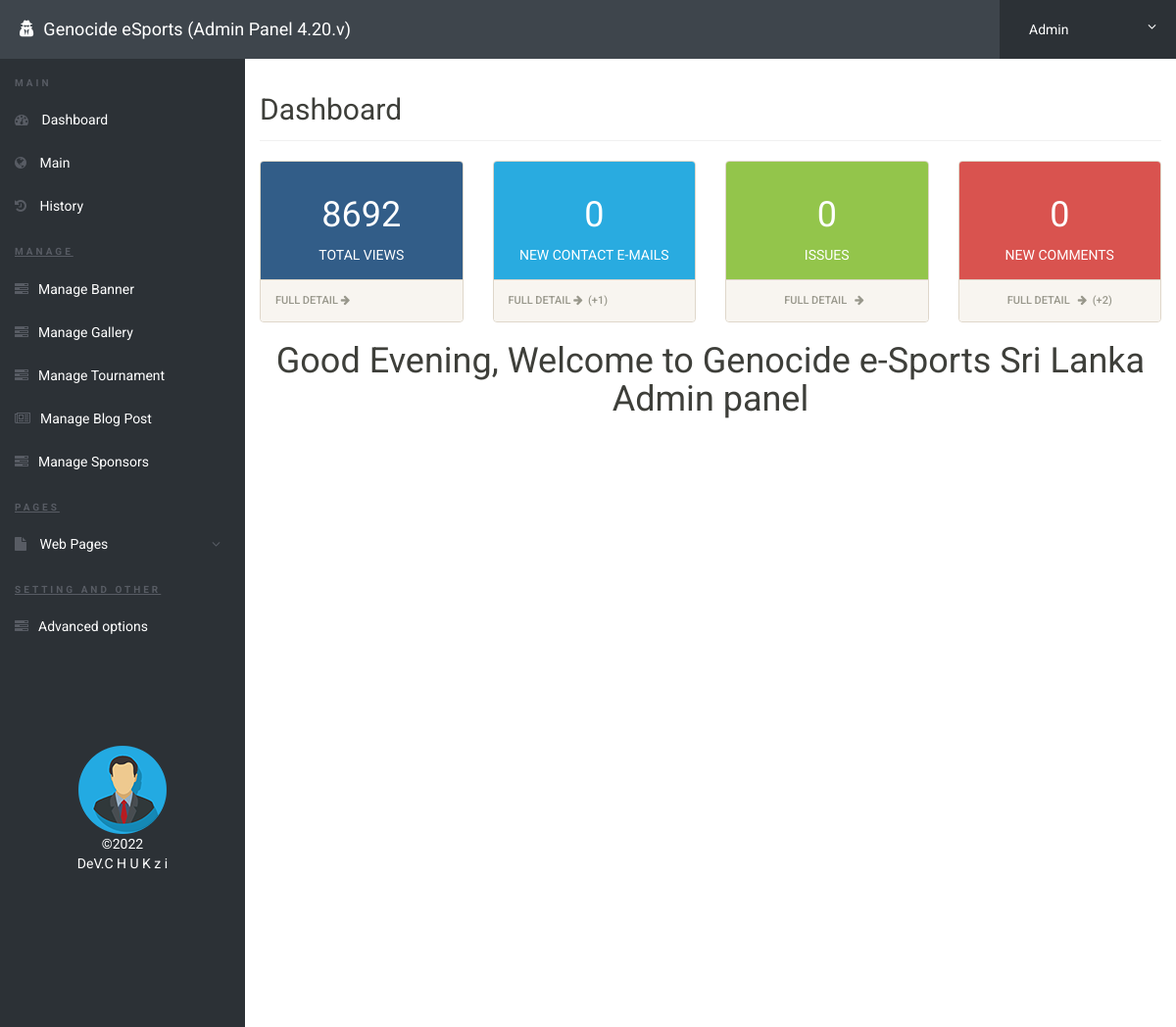
/gncadmin/dashboard.php (signed in), run on the app's committed database.
### tables this page shows
CREATE TABLE `pages` (
  `id` int(11) NOT NULL,
  `total_views` int(50) UNSIGNED DEFAULT NULL,
  `page_name` varchar(60) NOT NULL
);

CREATE TABLE `notification` (
  `id` int(11) NOT NULL,
  `is_active` int(11) NOT NULL,
  `emails` int(11) NOT NULL,
  `feedback` int(11) NOT NULL,
  `comments` int(11) NOT NULL,
  `time` timestamp NOT NULL DEFAULT current_timestamp()
);

CREATE TABLE `main` (
  `id` int(11) NOT NULL,
  `domain` varchar(50) NOT NULL,
  `icon` longtext NOT NULL,
  `logo` longtext NOT NULL,
  `logo_f` longtext NOT NULL,
  `looder` longtext NOT NULL,
  `title` varchar(50) NOT NULL,
  `script` longtext NOT NULL,
  `script_f` longtext NOT NULL,
  `email` varchar(100) NOT NULL,
  `email_2` varchar(100) NOT NULL,
  `send_me` varchar(1000) NOT NULL,
  `number1` varchar(50) NOT NULL,
  `number2` varchar(50) NOT NULL,
  `instagram` varchar(1000) NOT NULL,
  `fb_page` varchar(200) NOT NULL,
  `yt_channel` varchar(200) NOT NULL,
  `twitter` varchar(200) NOT NULL,
  `contact_info` varchar(5000) NOT NULL,
  `address` varchar(200) NOT NULL,
  `about_us` varchar(5000) NOT NULL,
  `apple_app` varchar(200) NOT NULL,
  `android_app` varchar(200) NOT NULL,
  `copywright` varchar(75) NOT NULL,
  `date` timestamp NULL DEFAULT current_timestamp()
);

### gncadmin/dashboard.php (the view, shortened to what this page needs)
<?php
include('includes/config.php');
if(strlen($_SESSION['alogin'])==0)
	{
header('location:index.php');
}
else{
	?>
<!doctype html>
<html lang="en" class="no-js">
<head>
	<link rel="stylesheet" href="css/font-awesome.min.css">
	<link rel="stylesheet" href="css/bootstrap.min.css">
	<link rel="stylesheet" href="css/dataTables.bootstrap.min.css">
	<link rel="stylesheet" href="css/bootstrap-social.css">
	<link rel="stylesheet" href="css/bootstrap-select.css">
	<link rel="stylesheet" href="css/fileinput.min.css">
	<link rel="stylesheet" href="css/awesome-bootstrap-checkbox.css">
	<link rel="stylesheet" href="css/style.css">
</head>
<body>
<?php include('includes/header.php');?>
	<div class="ts-main-content">
<?php include('includes/leftbar.php');?>
		<div class="content-wrapper">
			<div class="container-fluid">
				<div class="row">
					<div class="col-md-12">
						<h2 class="page-title">Dashboard</h2>
						<div class="row">
							<div class="col-md-12">
								<div class="row">
									<div class="col-md-3">
										<div class="panel panel-default">
											<div class="panel-body bk-primary text-light">
												<div class="stat-panel text-center">
<?php
$sql ="SELECT * from pages where id = 1";
$query = $dbh -> prepare($sql);
$query->execute();
$resultboxes=$query->fetch(PDO::FETCH_OBJ);
?>
													<div class="stat-panel-number h1 "><?php echo htmlentities($resultboxes->total_views);?></div>
													<div class="stat-panel-title text-uppercase">Total Views</div>
												</div>
											</div>
											<a href="views.php" class="block-anchor panel-footer">Full Detail <i class="fa fa-arrow-right"></i></a>
										</div>
									</div>
									<div class="col-md-3">
										<div class="panel panel-default">
											<div class="panel-body bk-info text-light">
												<div class="stat-panel text-center">
<?php
		$sql = "SELECT * from notification where id = '1'";
		$query = $dbh -> prepare($sql);
		$query->execute();
		$result2=$query->fetch(PDO::FETCH_OBJ);
?>
<?php
$sql ="SELECT id from contact where is_delete = '0'";
$query = $dbh -> prepare($sql);
$query->execute();
$emg=$query->rowCount();
?>
													<div class="stat-panel-number h1 "><?php echo htmlentities($result2->emails);?></div>
													<div class="stat-panel-title text-uppercase">New contact e-mails</div>
												</div>
											</div>
											<a href="emails.php" class="block-anchor panel-footer"> Full Detail <i class="fa fa-arrow-right"></i>&nbsp;&nbsp;(+<?php echo htmlentities($emg);?>)</a>
										</div>
									</div>
									<div class="col-md-3">
										<div class="panel panel-default">
											<div class="panel-body bk-success text-light">
												<div class="stat-panel text-center">
													<div class="stat-panel-number h1 ">0</div>
													<div class="stat-panel-title text-uppercase">issues</div>
												</div>
											</div>
											<a href="clint-feedback.php" class="block-anchor panel-footer text-center">Full Detail &nbsp; <i class="fa fa-arrow-right"></i>&nbsp;&nbsp;</a>
										</div>
									</div>
									<div class="col-md-3">
										<div class="panel panel-default">
											<div class="panel-body bk-danger text-light">
												<div class="stat-panel text-center">
<?php
		$sql = "SELECT * from notification where id = '1'";
		$query = $dbh -> prepare($sql);
		$query->execute();
		$result4=$query->fetch(PDO::FETCH_OBJ);
?>
<?php
$sql ="SELECT id from comments where is_delete = '0'";
$query = $dbh -> prepare($sql);
$query->execute();
$comments=$query->rowCount();
?>
													<div class="stat-panel-number h1 "><?php echo htmlentities($result4->comments);?></div>
													<div class="stat-panel-title text-uppercase">New Comments</div>
												</div>
											</div>
											<a href="comments.php" class="block-anchor panel-footer text-center">Full Detail &nbsp; <i class="fa fa-arrow-right"></i>&nbsp;&nbsp;(+<?php echo htmlentities($comments);?>)</a>
										</div>
										</div>
<?php
    $sql = "SELECT * from main where id = 1";
    $query = $dbh -> prepare($sql);
    $query->execute();
    $main=$query->fetch(PDO::FETCH_OBJ);
?>
<?php
	$Hour = date('G');
	if ( $Hour >= 00 && $Hour <= 11 ) {
	    echo '<center><h1>Good Morning, Welcome to '. $main->title .' Admin panel</h1></center>';
	} else if ( $Hour >= 12 && $Hour <= 16 ) {
	    echo '<center><h1>Good Afternoon, Welcome to '. $main->title .' Admin panel</h1></center>';
	} else if ( $Hour >= 17 || $Hour <= 23 ) {
	    echo '<center><h1>Good Evening, Welcome to '. $main->title .' Admin panel</h1></center>';
	}
?>
										   <div id="piechart_3d" style="width: 810px; height: 610px;"></div>
								</div>
							</div>
						</div>
					</div>
				</div>
			</div>
		</div>
	</div>
</body>
</html>
<?php } ?>

### gncadmin/css/style.css (style rules this page uses)
html { font-size: 14px; }
@media only screen and (min-width: 480px) { html { font-size: 17px; } }
@media only screen and (min-width: 768px) { html { font-size: 14px; } }
body { font-size: 1em; }
a { color: #37a6c4; }
.bk-primary { background: #325d88; }
.bk-success { background: #93c54b; }
.bk-danger { background: #d9534f; }
.bk-info { background: #29abe0; }
.panel { overflow: hidden; }
.text-white, .text-light { color: #fff !important; }
.block-anchor { display: block; }
.page-title { padding-bottom: 15px; margin-bottom: 20px; border-bottom: 1px solid #f0f0f0; }
.ts-main-content .content-wrapper { padding-top: 15px; margin-top: 60px; }
@media only screen and (min-width: 992px) { .ts-main-content .content-wrapper { margin-left: 250px; } }

### data on the page
pages: total_views "8692"
notification: emails "0", comments "0"
main: title "Genocide e-Sports Sri Lanka"

### other printed values
$emg "1"
$comments "2"
